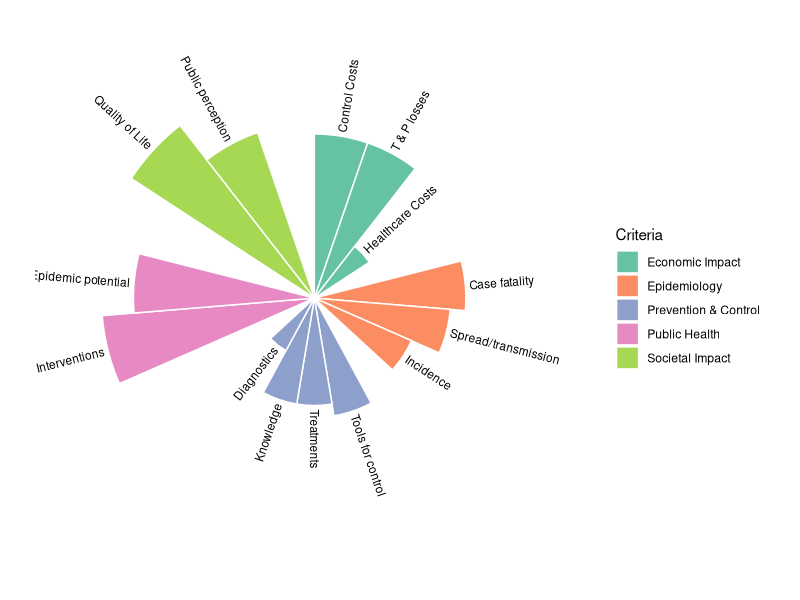

The R script that drew this image: (Note: this script raises an error after producing the figure.)
#### Code for plot based upon final attribute weights. Attributes that were categorised as less than or 
#equal to 2 per criteria had the highest hierarchical weights assigned to them.   

rm(list=ls())

library(ggplot2)
library(dplyr)
library(tibble)
library(RColorBrewer)

Criteria <- data.frame(
  Criteria = c("Epidemiology", "Prevention_control", "Public_health", "Economic_impact", "Societal_impact"), 
  Rank = c(3,2,1,4,5), 
  Points = c(100, 100, 100, 80, 80)
)

# Define Attributes data
Attributes <- data.frame(
  Attributes = c(
    "Epi_incidence", "Epi_lethality", "Epi_spread", 
    "Prev_control_diagnostics", "Prev_control_treatments", "Prev_control_tools", "Prev_control_knowledge", 
    "Public_health_intervention",  "Public_health_epidemic", 
    "Economic_impact_control_costs", "Economic_impact_health_costs", "Economic_impact_tourism_costs", 
    "Societal_impact_QOL", "Societal_impact_public"
  ), 
  Rank = c(3,1,2, 4,2,1,3,1,2,1,3,2, 1,2), 
  Points = c(70, 100, 90, 50, 90, 100, 90, 100, 85, 100, 40, 100, 100, 80)
)

# Calculate Weights by sub-group
Attributes$Weight <- c(
  Attributes[1,3]/sum(Attributes[1:3,3]), 
  Attributes[2,3]/sum(Attributes[1:3,3]), 
  Attributes[3,3]/sum(Attributes[1:3,3]), 
  Attributes[4,3]/sum(Attributes[4:7,3]), 
  Attributes[5,3]/sum(Attributes[4:7,3]), 
  Attributes[6,3]/sum(Attributes[4:7,3]), 
  Attributes[7,3]/sum(Attributes[4:7,3]), 
  Attributes[8,3]/sum(Attributes[8:9,3]), 
  Attributes[9,3]/sum(Attributes[8:9,3]), 
  Attributes[10,3]/sum(Attributes[10:12,3]), 
  Attributes[11,3]/sum(Attributes[10:12,3]), 
  Attributes[12,3]/sum(Attributes[10:12,3]), 
  Attributes[13,3]/sum(Attributes[13:14,3]), 
  Attributes[14,3]/sum(Attributes[13:14,3])
)

# Assign groups manually
Attributes$Criteria <- c(
  rep("Epidemiology", 3),
  rep("Prevention_control", 4),
  rep("Public_health", 2),
  rep("Economic_impact", 3),
  rep("Societal_impact", 2)
)

# Custom labels for bars
Labels <- c(
  "Incidence", "Case fatality", "Spread/transmission", 
  "Diagnostics", "Treatments", "Tools for control", "Knowledge", 
  "Interventions", "Epidemic potential", 
  "Control Costs", "Healthcare Costs", "T & P losses", 
  "Quality of Life", "Public perception"
)
Attributes$Label <- Labels

# Add empty bars
empty_bar <- 1  # number of empty bars between groups
to_add <- data.frame(
  Attributes = rep(NA, empty_bar * length(unique(Attributes$Criteria))),
  Rank = NA,
  Points = 0,
  Weight = 0,
  Criteria = rep(unique(Attributes$Criteria), each = empty_bar),
  Label = rep("", empty_bar * length(unique(Attributes$Criteria)))
)

# Combine Attributes and empty bars
Attributes_full <- rbind(Attributes, to_add) %>%
  arrange(Criteria, Rank) %>%
  mutate(id = row_number())

# Calculate angles and hjust
total_bars <- nrow(Attributes_full)
Attributes_full <- Attributes_full %>%
  mutate(
    angle = 90 - 360 * (id - 0.5) / total_bars,
    hjust = ifelse(angle < -90, 1, 0),
    angle = ifelse(angle < -90, angle + 180, angle)
  )

# Custom Criteria names for the legend
criteria_names <- c(
  Epidemiology = "Epidemiology",
  Prevention_control = "Prevention & Control",
  Public_health = "Public Health",
  Economic_impact = "Economic Impact",
  Societal_impact = "Societal Impact"
)

# Plot
p <- ggplot(Attributes_full, aes(x = factor(id), y = Weight, fill = Criteria)) +
  geom_bar(stat = "identity", width = 1, color = "white") +
  coord_polar(start = 0) +
  geom_text(
    aes(x = factor(id), y = Weight + 0.01, label = Label, hjust = hjust, angle = angle),
    color = "black", size = 3, na.rm = TRUE
  ) +
  scale_fill_manual(
    name = "Criteria",
    values = RColorBrewer::brewer.pal(n = 5, name = "Set2"),
    labels = criteria_names
  ) +
  theme_minimal() +
  theme(
    legend.position = "right",
    axis.text = element_blank(),
    axis.title = element_blank(),
    panel.grid = element_blank(),
    plot.margin = margin(0.5, 0.5, 0.5, 0.5, unit = "cm")
  ) +
  guides(fill = guide_legend(title = "Criteria"))



svg(file = "C:/Users/jw0104/OneDrive - University of Surrey/Documents/Argentina - echino/MCDA elicitation Argentina/Manuscript/Figure_Circular.svg",   
    width = 10,height = 10)
# Print plot
print(p)


dev.off()
